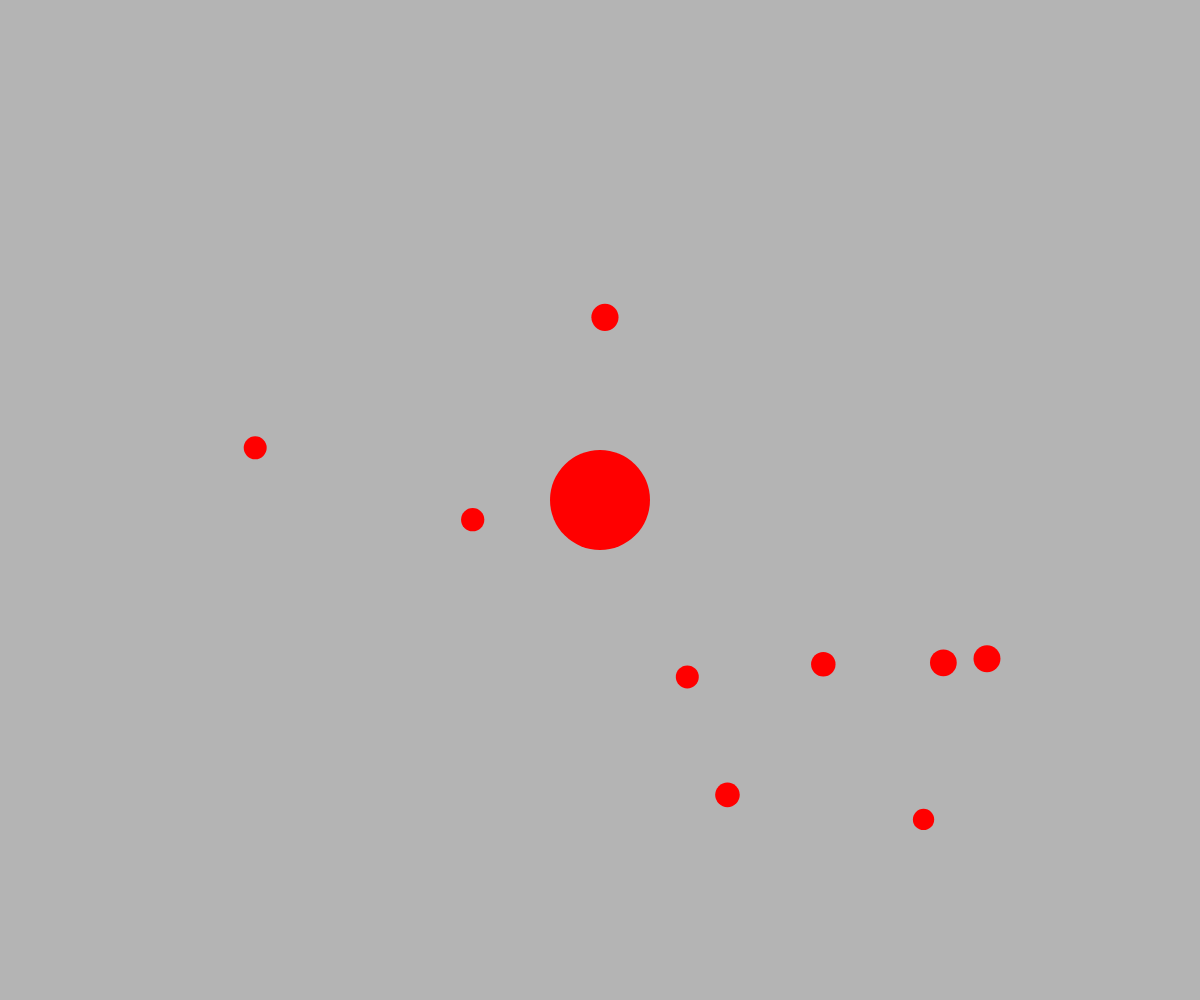
Frame 1 (no input)
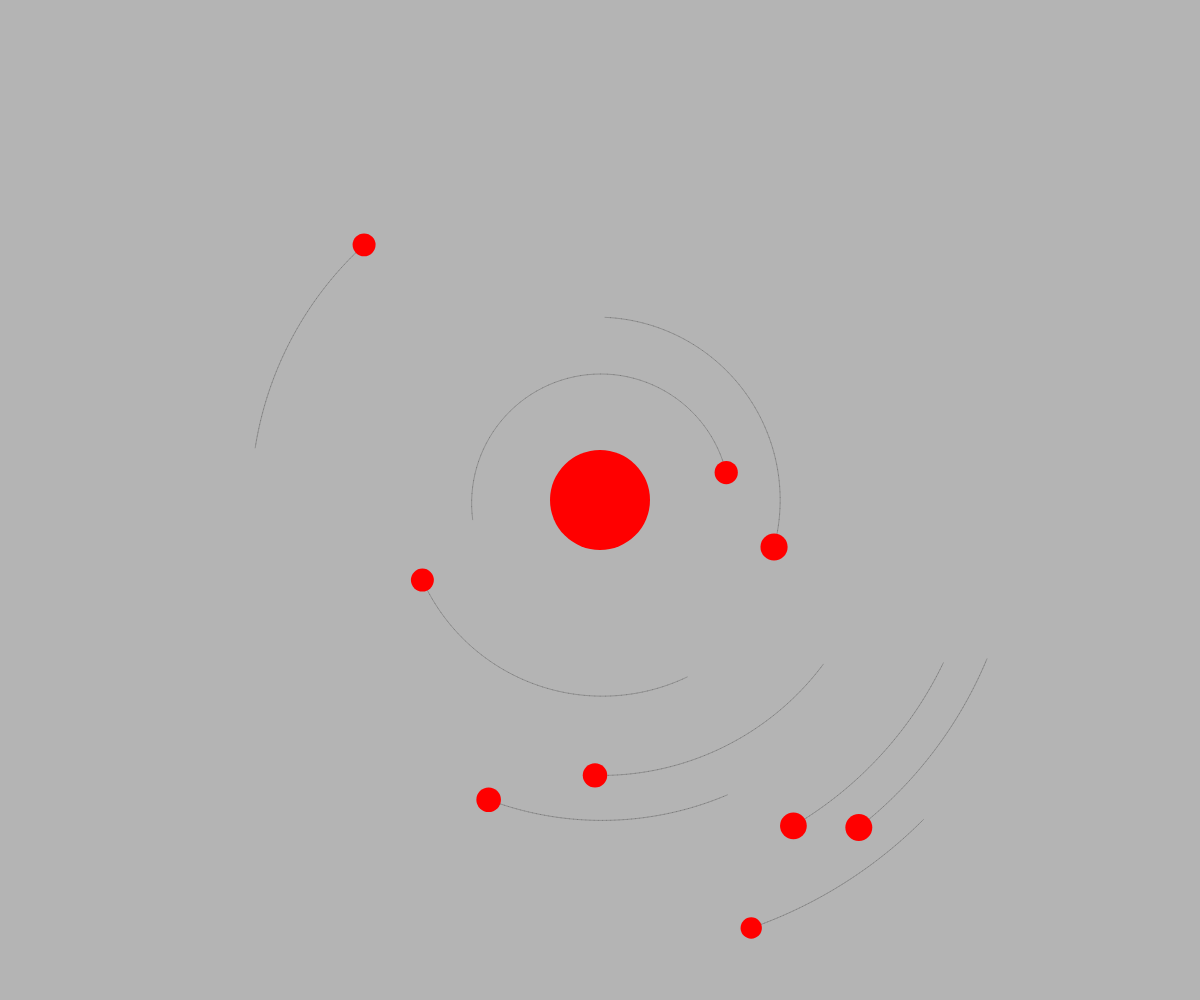
Frame 60 (no input)
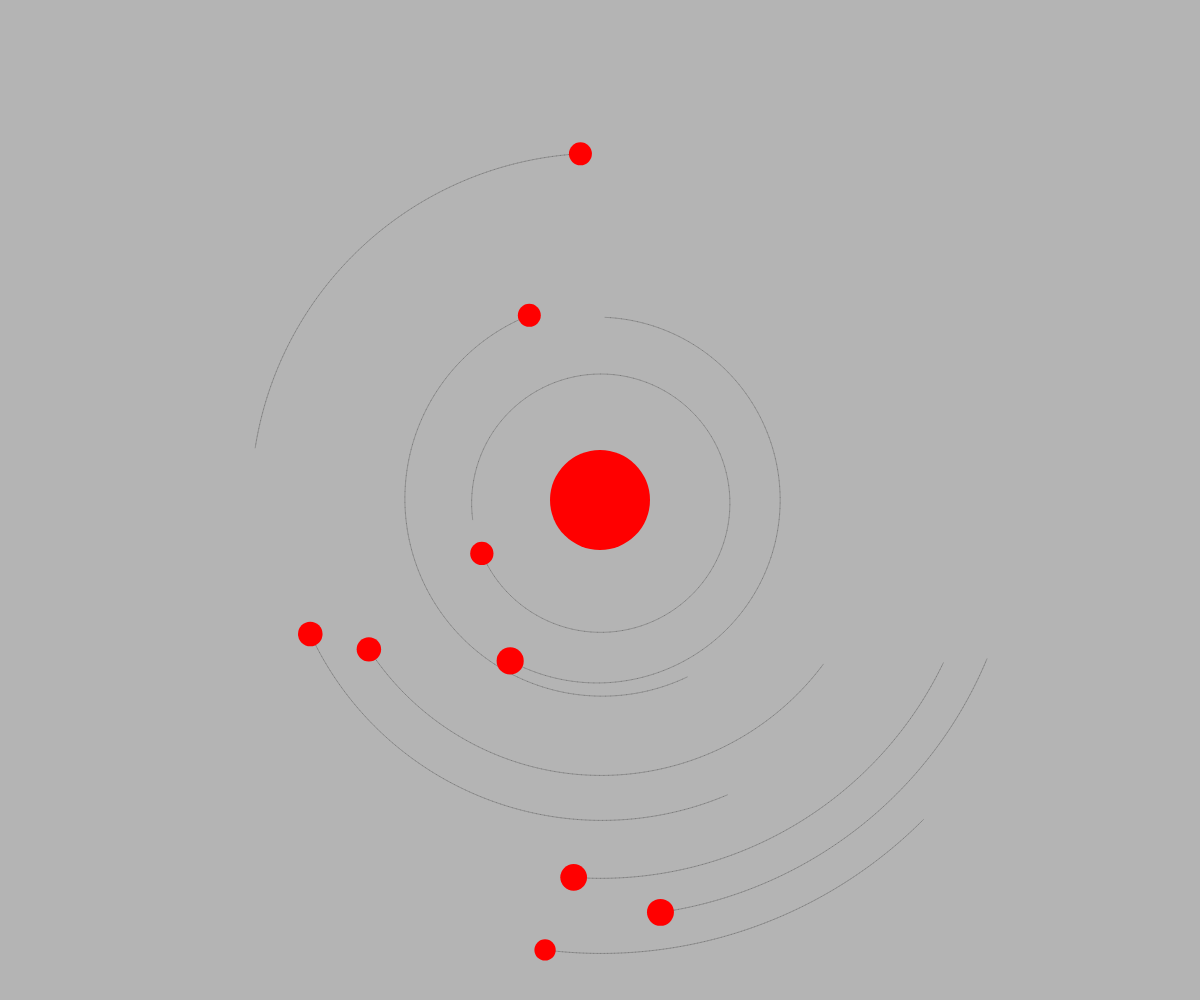
Frame 120 (the mouse pressed at the canvas centre since frame 60)

The p5.js sketch that drew these frames (run headless with seeded random() and noise() and a simulated clock; from frame 60 on, the mouse is pressed at the canvas centre):

// p5.js sketch
// ── sketch.js
let planets = []
let sun
let numPlanets =9
let G = 110
let destabilise = 0.0001

function setup() {
  createCanvas(windowWidth,windowHeight)
  sun = new Body(50,createVector(0,0),createVector(0,0))

    // Initialise the planets
  for (let i = 0; i < numPlanets; i++) {
    let mass = random(10, 15)
    let radius = random(sun.d, min(windowWidth/2,windowHeight/2))
    let angle = random(0, TWO_PI)
    let planetPos = createVector(radius * cos(angle), radius * sin(angle))

    // Find direction of orbit and set velocity
    let planetVel = planetPos.copy()
    if (random(1) < 0.1) planetVel.rotate(-HALF_PI)
    else planetVel.rotate(HALF_PI)  // Direction of orbit
    planetVel.normalize()
    planetVel.mult( sqrt((G * sun.mass)/(radius)) ) // Circular orbit velocity
    planetVel.mult( random( 1-destabilise, 1+destabilise) ) // create elliptical orbit

    planets.push( new Body(mass, planetPos, planetVel) )
  }
}

function draw() {
  background(180)
  translate(width/2, height/2)
  for (let i = numPlanets-1; i >= 0; i--) {
    sun.attract(planets[i])
    planets[i].move()
    planets[i].show()
  }
  sun.show()
}


function Body(_mass, _pos, _vel){
  this.mass = _mass
  this.pos = _pos
  this.vel = _vel
  this.d = this.mass*2
  this.thetaInit = 0
  this.path = []
  this.pathLen = Infinity

  this.show = function() {
    stroke(0,50)
    for (let i = 0; i < this.path.length-2; i++) {
      line(this.path[i].x, this.path[i].y, this.path[i+1].x, this.path[i+1].y,)
    }
    fill("red"); noStroke()
    ellipse(this.pos.x, this.pos.y, this.d, this.d)
  }


  this.move = function() {
    this.pos.x += this.vel.x
    this.pos.y += this.vel.y
    this.path.push(createVector(this.pos.x,this.pos.y))
    if (this.path.length > 200) this.path.splice(0,1)
  }

  this.applyForce = function(f) {
    this.vel.x += f.x / this.mass
    this.vel.y += f.y / this.mass
  }

  this.attract = function(child) {
    let r = dist(this.pos.x, this.pos.y, child.pos.x, child.pos.y)
    let f = (this.pos.copy()).sub(child.pos)
    f.setMag( (G * this.mass * child.mass)/(r * r) )
    child.applyForce(f)
  }

}
